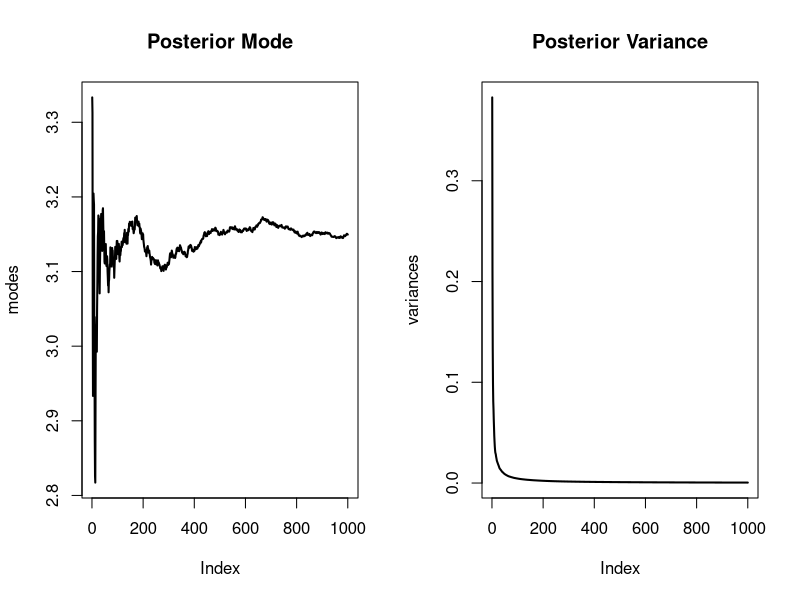

Reproduce this figure in R.
# Midterm

# Our prior distribution is gamma(r = 5, v = 2)
# Our posterior distribution is gamma(r = r + sum(data), v = v + 1)
r_0 <- 5
v_0 <- 2

n <- 7
b <- 1000

means <- rep(0, b)
modes <- rep(0, b)
variances <- rep(0, b)

r_values <- rep(r_0, b + 1)
v_values <- rep(v_0, b + 1)

for (i in 1:b) {
    set.seed(i)

    data <- rpois(n, 3.14)
    r <- r_values[i] + sum(data)
    v <- v_values[i] + n

    r_values[i + 1] <- r
    v_values[i + 1] <- v

    means[i] <- r / v
    modes[i] <- (r - 1) / v
    variances[i] <- r / (v^2)
}

cat("The final r value is", r_values[b + 1])
cat("The final v value is", v_values[b + 1])
c(means[b], modes[b], variances[b])

par(mfrow = c(1, 2))
plot(modes, type = "l", lwd = 2, main = "Posterior Mode")
plot(variances, type = "l", lwd = 2, main = "Posterior Variance")